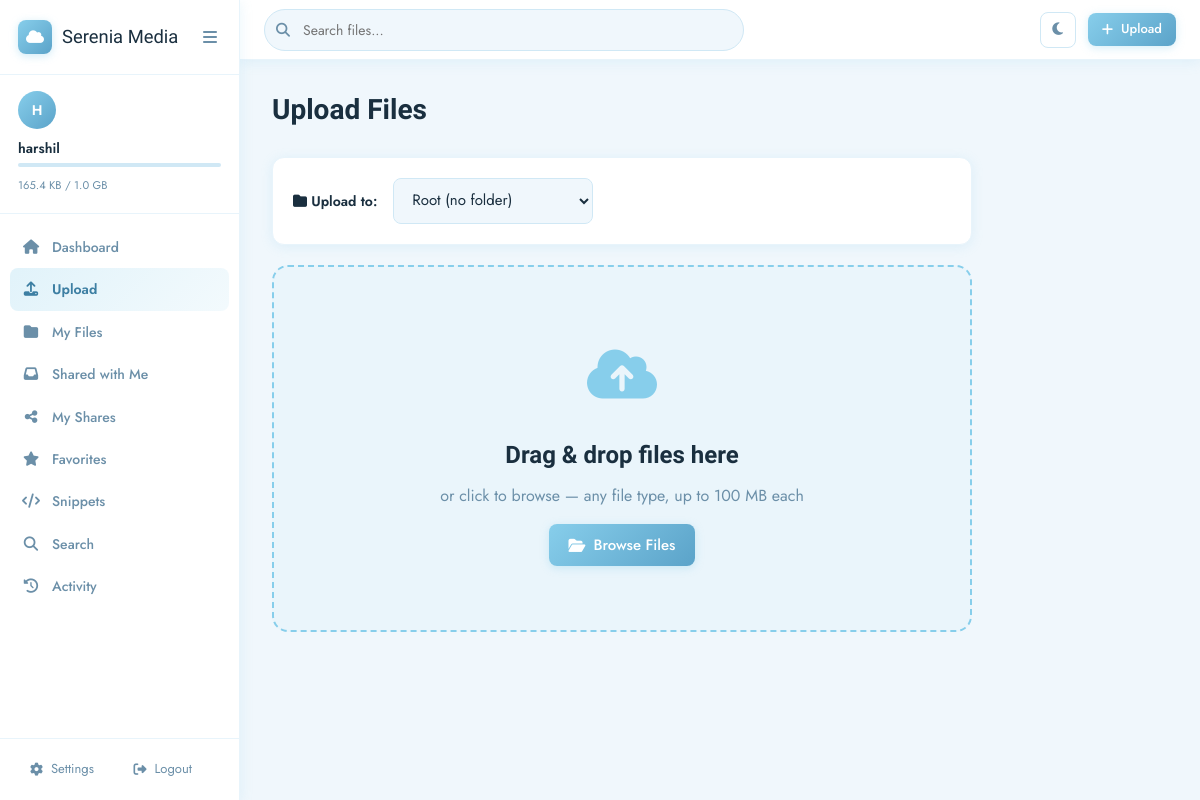
Page /upload (signed in) on the committed database.
### models/user.py (models this page shows, shortened)
class User(UserMixin, db.Model):
    __tablename__ = 'users'
    id = db.Column(db.Integer, primary_key=True)
    username = db.Column(db.String(80), unique=True, nullable=False, index=True)
    email = db.Column(db.String(120), unique=True, nullable=False, index=True)
    password_hash = db.Column(db.String(256), nullable=False)
    is_admin = db.Column(db.Boolean, default=False)
    is_active = db.Column(db.Boolean, default=True)
    avatar_path = db.Column(db.String(512), nullable=True)   # stored filename under static/avatars/
    bio = db.Column(db.Text, nullable=True)
    storage_used = db.Column(db.BigInteger, default=0)
    storage_limit = db.Column(db.BigInteger, default=1073741824)  # 1 GB
    dark_mode = db.Column(db.Boolean, default=False)
    reset_token = db.Column(db.String(100), nullable=True)
    reset_token_expiry = db.Column(db.DateTime, nullable=True)
    created_at = db.Column(db.DateTime, default=datetime.utcnow)
    last_login = db.Column(db.DateTime, nullable=True)
    files = db.relationship('File', backref='owner', lazy='dynamic', cascade='all, delete-orphan')
    folders = db.relationship('Folder', backref='owner', lazy='dynamic', cascade='all, delete-orphan')
    shares_created = db.relationship('Share', backref='creator', lazy='dynamic', foreign_keys='Share.created_by')
    snippets = db.relationship('TextSnippet', backref='author', lazy='dynamic', cascade='all, delete-orphan')
    activities = db.relationship('Activity', backref='user', lazy='dynamic', cascade='all, delete-orphan')
    favorites = db.relationship('Favorite', backref='user', lazy='dynamic', cascade='all, delete-orphan')
    def storage_percent(self):
        if self.storage_limit == 0:
            return 0
        return min(int((self.storage_used / self.storage_limit) * 100), 100)

### routes/files.py (the view, shortened to what this page needs)
@files_bp.route('/upload', methods=['GET', 'POST'])
@login_required
def upload():
    all_folders = Folder.query.filter_by(user_id=current_user.id, is_deleted=False).order_by(Folder.name).all()
    return render_template('files/upload.html', all_folders=all_folders)

### models/user.py (called while the page is built)
    @staticmethod
    def get(key, default=None):
        row = SiteSettings.query.filter_by(key=key).first()
        return row.value if row else default

### templates/files/upload.html (shortened to what this page needs)
{% extends "base.html" %}
{% block content %}
<div class="page-header"><h1>Upload Files</h1></div>
<div class="upload-page">
  <div class="card" style="margin-bottom:1.25rem">
    <div class="card-body" style="display:flex;align-items:center;gap:1rem;flex-wrap:wrap">
      <label style="font-weight:600;font-size:0.875rem"><i class="fa-solid fa-folder"></i> Upload to:</label>
      <select id="folderSelect" style="width:auto;min-width:200px">
        <option value="">Root (no folder)</option>
      </select>
    </div>
  </div>
  <div class="drop-zone" id="dropZone">
    <div class="drop-zone-content">
      <div class="drop-icon"><i class="fa-solid fa-cloud-arrow-up"></i></div>
      <h3>Drag & drop files here</h3>
      <p>or click to browse — any file type, up to 100 MB each</p>
      <button class="btn-primary" onclick="document.getElementById('fileInput').click()">
        <i class="fa-solid fa-folder-open"></i> Browse Files
      </button>
    </div>
  </div>
</div>
{% endblock %}

### templates/base.html (shortened to what this page needs)
<!DOCTYPE html>
<html lang="en" class="{{ 'dark-mode' if current_user.is_authenticated and current_user.dark_mode else '' }}">
<head>
  <link rel="stylesheet" href="https://cdnjs.cloudflare.com/ajax/libs/font-awesome/6.5.0/css/all.min.css">
  <link rel="stylesheet" href="{{ url_for('static', filename='css/main.css') }}">
</head>
<body>
  {% if current_user.is_authenticated %}
  <nav class="sidebar" id="sidebar">
    <div class="sidebar-logo">
      <a href="{{ url_for('main.dashboard') }}" class="logo-link">
        {% if logo_path %}
        <img src="/static/brand/{{ logo_path }}" class="logo-img" alt="{{ site_name }}">
        {% else %}
        <div class="logo-icon"><i class="fa-solid fa-cloud"></i></div>
        {% endif %}
        <span class="logo-text">{{ site_name }}</span>
      </a>
      <button class="sidebar-toggle" id="sidebarToggle"><i class="fa-solid fa-bars"></i></button>
    </div>
    <div class="sidebar-user">
      <div class="user-avatar-wrap">
        {% if current_user.avatar_path %}
        <img src="/static/avatars/{{ current_user.avatar_path }}" class="user-avatar-img" alt="avatar">
        {% else %}
        <div class="user-avatar">{{ current_user.username[0].upper() }}</div>
        {% endif %}
      </div>
      <div class="user-info">
        <div class="user-name">{{ current_user.username }}</div>
        <div class="user-storage">
          <div class="storage-bar">
          </div>
          <span class="storage-text">{{ current_user.storage_used|human_size }} / {{ current_user.storage_limit|human_size }}</span>
        </div>
      </div>
    </div>
    <ul class="sidebar-nav">
      <li><a href="{{ url_for('main.dashboard') }}" class="{{ 'active' if request.endpoint=='main.dashboard' }}"><i class="fa-solid fa-house"></i><span>Dashboard</span></a></li>
      <li><a href="{{ url_for('files.upload') }}" class="{{ 'active' if request.endpoint=='files.upload' }}"><i class="fa-solid fa-upload"></i><span>Upload</span></a></li>
      <li><a href="{{ url_for('files.list_files') }}" class="{{ 'active' if request.endpoint=='files.list_files' }}"><i class="fa-solid fa-folder"></i><span>My Files</span></a></li>
      <li><a href="{{ url_for('files.shared_with_me') }}" class="{{ 'active' if request.endpoint=='files.shared_with_me' }}"><i class="fa-solid fa-inbox"></i><span>Shared with Me</span></a></li>
      <li><a href="{{ url_for('files.my_shares') }}" class="{{ 'active' if request.endpoint=='files.my_shares' }}"><i class="fa-solid fa-share-nodes"></i><span>My Shares</span></a></li>
      <li><a href="{{ url_for('main.favorites') }}" class="{{ 'active' if request.endpoint=='main.favorites' }}"><i class="fa-solid fa-star"></i><span>Favorites</span></a></li>
      <li><a href="{{ url_for('main.snippets') }}" class="{{ 'active' if request.endpoint=='main.snippets' }}"><i class="fa-solid fa-code"></i><span>Snippets</span></a></li>
      <li><a href="{{ url_for('main.search') }}" class="{{ 'active' if request.endpoint=='main.search' }}"><i class="fa-solid fa-magnifying-glass"></i><span>Search</span></a></li>
      <li><a href="{{ url_for('main.activity') }}" class="{{ 'active' if request.endpoint=='main.activity' }}"><i class="fa-solid fa-clock-rotate-left"></i><span>Activity</span></a></li>
    </ul>
    <div class="sidebar-footer">
      <a href="{{ url_for('auth.profile') }}"><i class="fa-solid fa-gear"></i><span>Settings</span></a>
      <a href="{{ url_for('auth.logout') }}"><i class="fa-solid fa-right-from-bracket"></i><span>Logout</span></a>
    </div>
  </nav>
  <div class="main-wrapper" id="mainWrapper">
    <header class="topbar">
      <div class="topbar-search">
        <form action="{{ url_for('main.search') }}" method="get">
          <input type="text" name="q" placeholder="Search files..." value="{{ request.args.get('q','') }}">
        </form>
      </div>
      <div class="topbar-actions">
        <button class="btn-icon" id="darkModeToggle" title="Toggle dark mode">
          <i class="fa-solid {{ 'fa-sun' if current_user.dark_mode else 'fa-moon' }}"></i>
        </button>
        <a href="{{ url_for('files.upload') }}" class="btn-primary btn-sm"><i class="fa-solid fa-plus"></i> Upload</a>
      </div>
    </header>
    <main class="content-area">
      {% block content %}{% endblock %}
    </main>
  </div>
  {% endif %}
</body>
</html>

### rows in the picture
User: username "H", username "harshil", storage_used|human_size "165.4 KB", storage_limit|human_size "1.0 GB"

### other values in the picture
{{ site_name }} "Serenia Media"
